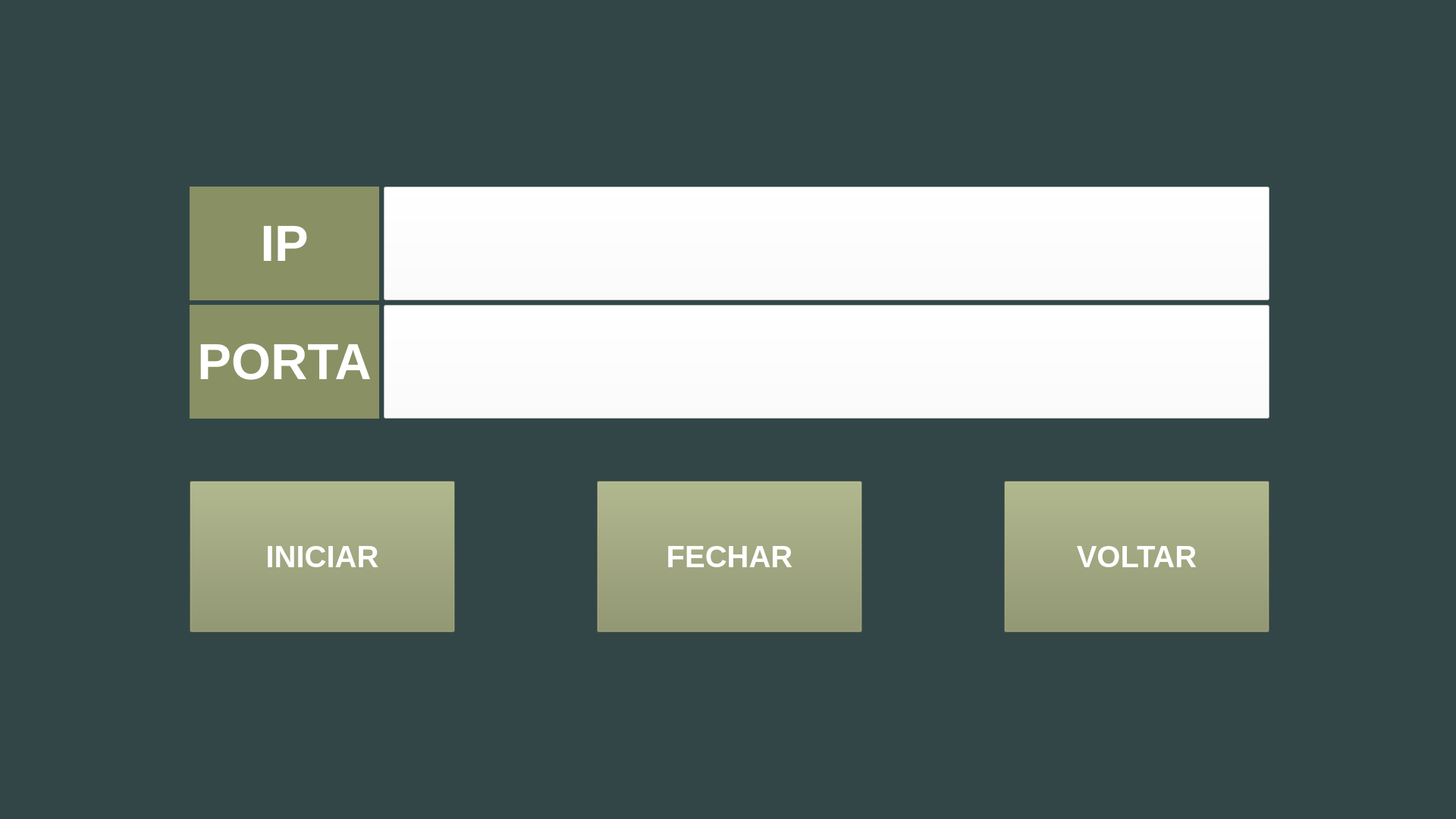
      <widget class="QFrame" name="comunication">
       <property name="geometry">
        <rect>
         <x>0</x>
         <y>0</y>
         <width>1920</width>
         <height>1080</height>
        </rect>
       </property>
       <property name="styleSheet">
        <string notr="true">background-color: rgb(50, 70, 72);</string>
       </property>
       <widget class="QWidget" name="verticalLayoutWidget_5">
        <property name="geometry">
         <rect>
          <x>250</x>
          <y>170</y>
          <width>1424</width>
          <height>741</height>
         </rect>
        </property>
        <layout class="QVBoxLayout" name="verticalLayout">
         <item>
          <layout class="QGridLayout" name="gridLayout_7">
           <item row="0" column="0">
            <widget class="QLabel" name="label_8">
             <property name="sizePolicy">
              <sizepolicy hsizetype="Preferred" vsizetype="Expanding">
               <horstretch>0</horstretch>
               <verstretch>0</verstretch>
              </sizepolicy>
             </property>
             <property name="minimumSize">
              <size>
               <width>250</width>
               <height>150</height>
              </size>
             </property>
             <property name="maximumSize">
              <size>
               <width>250</width>
               <height>150</height>
              </size>
             </property>
             <property name="font">
              <font>
               <pointsize>50</pointsize>
               <weight>75</weight>
               <bold>true</bold>
              </font>
             </property>
             <property name="styleSheet">
              <string notr="true">background-color: rgb(137, 144, 100);
color: rgb(255, 255, 255);</string>
             </property>
             <property name="text">
              <string>IP</string>
             </property>
             <property name="alignment">
              <set>Qt::AlignCenter</set>
             </property>
             <property name="indent">
              <number>-1</number>
             </property>
            </widget>
           </item>
           <item row="1" column="0">
            <widget class="QLabel" name="label_7">
             <property name="sizePolicy">
              <sizepolicy hsizetype="Preferred" vsizetype="Expanding">
               <horstretch>0</horstretch>
               <verstretch>0</verstretch>
              </sizepolicy>
             </property>
             <property name="minimumSize">
              <size>
               <width>250</width>
               <height>150</height>
              </size>
             </property>
             <property name="maximumSize">
              <size>
               <width>250</width>
               <height>150</height>
              </size>
             </property>
             <property name="font">
              <font>
               <pointsize>50</pointsize>
               <weight>75</weight>
               <bold>true</bold>
              </font>
             </property>
             <property name="styleSheet">
              <string notr="true">background-color: rgb(137, 144, 100);
color: rgb(255, 255, 255);</string>
             </property>
             <property name="text">
              <string>PORTA</string>
             </property>
             <property name="alignment">
              <set>Qt::AlignCenter</set>
             </property>
             <property name="indent">
              <number>-1</number>
             </property>
            </widget>
           </item>
           <item row="0" column="1">
            <widget class="QPushButton" name="com_ip_field">
             <property name="enabled">
              <bool>true</bool>
             </property>
             <property name="minimumSize">
              <size>
               <width>0</width>
               <height>150</height>
              </size>
             </property>
             <property name="maximumSize">
              <size>
               <width>16777215</width>
               <height>150</height>
              </size>
             </property>
             <property name="font">
              <font>
               <pointsize>80</pointsize>
               <weight>75</weight>
               <bold>true</bold>
              </font>
             </property>
             <property name="styleSheet">
              <string notr="true">background-color: rgb(255, 255, 255);
color: rgb(0, 0, 0);</string>
             </property>
             <property name="text">
              <string/>
             </property>
            </widget>
           </item>
           <item row="1" column="1">
            <widget class="QPushButton" name="com_port_field">
             <property name="enabled">
              <bool>true</bool>
             </property>
             <property name="minimumSize">
              <size>
               <width>0</width>
               <height>150</height>
              </size>
             </property>
             <property name="maximumSize">
              <size>
               <width>16777215</width>
               <height>150</height>
              </size>
             </property>
             <property name="font">
              <font>
               <pointsize>80</pointsize>
               <weight>75</weight>
               <bold>true</bold>
              </font>
             </property>
             <property name="styleSheet">
              <string notr="true">background-color: rgb(255, 255, 255);
color: rgb(0, 0, 0);</string>
             </property>
             <property name="text">
              <string/>
             </property>
            </widget>
           </item>
          </layout>
         </item>
         <item>
          <layout class="QHBoxLayout" name="horizontalLayout_3">
           <item>
            <widget class="QPushButton" name="com_init_button">
             <property name="enabled">
              <bool>true</bool>
             </property>
             <property name="minimumSize">
              <size>
               <width>350</width>
               <height>200</height>
              </size>
             </property>
             <property name="maximumSize">
              <size>
               <width>350</width>
               <height>200</height>
              </size>
             </property>
             <property name="font">
              <font>
               <pointsize>30</pointsize>
               <weight>75</weight>
               <bold>true</bold>
              </font>
             </property>
             <property name="styleSheet">
              <string notr="true">background-color: rgb(137, 144, 100);
color: rgb(255, 255, 255);</string>
             </property>
             <property name="text">
              <string>INICIAR</string>
             </property>
            </widget>
           </item>
           <item>
            <spacer name="horizontalSpacer_2">
             <property name="orientation">
              <enum>Qt::Horizontal</enum>
             </property>
             <property name="sizeHint" stdset="0">
              <size>
               <width>40</width>
               <height>20</height>
              </size>
             </property>
            </spacer>
           </item>
           <item>
            <widget class="QPushButton" name="com_close_button">
             <property name="enabled">
              <bool>true</bool>
             </property>
             <property name="minimumSize">
              <size>
               <width>350</width>
               <height>200</height>
              </size>
             </property>
             <property name="maximumSize">
              <size>
               <width>350</width>
               <height>200</height>
              </size>
             </property>
             <property name="font">
              <font>
               <pointsize>30</pointsize>
               <weight>75</weight>
               <bold>true</bold>
              </font>
             </property>
             <property name="styleSheet">
              <string notr="true">background-color: rgb(137, 144, 100);
color: rgb(255, 255, 255);</string>
             </property>
             <property name="text">
              <string>FECHAR</string>
             </property>
            </widget>
           </item>
           <item>
            <spacer name="horizontalSpacer_3">
             <property name="orientation">
              <enum>Qt::Horizontal</enum>
             </property>
             <property name="sizeHint" stdset="0">
              <size>
               <width>40</width>
               <height>20</height>
              </size>
             </property>
            </spacer>
           </item>
           <item>
            <widget class="QPushButton" name="com_back_button">
             <property name="enabled">
              <bool>true</bool>
             </property>
             <property name="minimumSize">
              <size>
               <width>350</width>
               <height>200</height>
              </size>
             </property>
             <property name="maximumSize">
              <size>
               <width>350</width>
               <height>200</height>
              </size>
             </property>
             <property name="font">
              <font>
               <pointsize>30</pointsize>
               <weight>75</weight>
               <bold>true</bold>
              </font>
             </property>
             <property name="styleSheet">
              <string notr="true">background-color: rgb(137, 144, 100);
color: rgb(255, 255, 255);</string>
             </property>
             <property name="text">
              <string>VOLTAR</string>
             </property>
            </widget>
           </item>
          </layout>
         </item>
        </layout>
       </widget>
      </widget>
